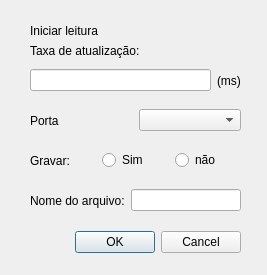
<?xml version="1.0" encoding="UTF-8"?>
<ui version="4.0">
 <class>Iniciar</class>
 <widget class="QDialog" name="Iniciar">
  <property name="geometry">
   <rect>
    <x>0</x>
    <y>0</y>
    <width>267</width>
    <height>275</height>
   </rect>
  </property>
  <property name="windowTitle">
   <string>Dialog</string>
  </property>
  <widget class="QDialogButtonBox" name="buttonBox">
   <property name="geometry">
    <rect>
     <x>30</x>
     <y>230</y>
     <width>211</width>
     <height>25</height>
    </rect>
   </property>
   <property name="orientation">
    <enum>Qt::Horizontal</enum>
   </property>
   <property name="standardButtons">
    <set>QDialogButtonBox::Cancel|QDialogButtonBox::Ok</set>
   </property>
  </widget>
  <widget class="QWidget" name="horizontalLayoutWidget_4">
   <property name="geometry">
    <rect>
     <x>30</x>
     <y>180</y>
     <width>211</width>
     <height>41</height>
    </rect>
   </property>
   <layout class="QHBoxLayout" name="horizontalLayout_5">
    <item>
     <widget class="QLabel" name="label_5">
      <property name="text">
       <string>Nome do arquivo:</string>
      </property>
     </widget>
    </item>
    <item>
     <widget class="QLineEdit" name="nome"/>
    </item>
   </layout>
  </widget>
  <widget class="QWidget" name="horizontalLayoutWidget_3">
   <property name="geometry">
    <rect>
     <x>30</x>
     <y>140</y>
     <width>211</width>
     <height>41</height>
    </rect>
   </property>
   <layout class="QHBoxLayout" name="horizontalLayout_4">
    <item>
     <widget class="QLabel" name="label_4">
      <property name="text">
       <string>Gravar:</string>
      </property>
     </widget>
    </item>
    <item>
     <widget class="QRadioButton" name="sim">
      <property name="text">
       <string>Sim</string>
      </property>
     </widget>
    </item>
    <item>
     <widget class="QRadioButton" name="nao">
      <property name="text">
       <string>não</string>
      </property>
     </widget>
    </item>
   </layout>
  </widget>
  <widget class="QLabel" name="label">
   <property name="geometry">
    <rect>
     <x>30</x>
     <y>20</y>
     <width>101</width>
     <height>21</height>
    </rect>
   </property>
   <property name="text">
    <string>Iniciar leitura</string>
   </property>
  </widget>
  <widget class="QLabel" name="label_2">
   <property name="geometry">
    <rect>
     <x>30</x>
     <y>40</y>
     <width>281</width>
     <height>21</height>
    </rect>
   </property>
   <property name="text">
    <string>Taxa de atualização:</string>
   </property>
  </widget>
  <widget class="QWidget" name="horizontalLayoutWidget_2">
   <property name="geometry">
    <rect>
     <x>30</x>
     <y>60</y>
     <width>211</width>
     <height>41</height>
    </rect>
   </property>
   <layout class="QHBoxLayout" name="horizontalLayout_3">
    <item>
     <widget class="QLineEdit" name="bound"/>
    </item>
    <item>
     <widget class="QLabel" name="label_3">
      <property name="text">
       <string>(ms)</string>
      </property>
     </widget>
    </item>
   </layout>
  </widget>
  <widget class="QWidget" name="horizontalLayoutWidget">
   <property name="geometry">
    <rect>
     <x>30</x>
     <y>100</y>
     <width>211</width>
     <height>41</height>
    </rect>
   </property>
   <layout class="QHBoxLayout" name="horizontalLayout">
    <item>
     <widget class="QLabel" name="label_6">
      <property name="text">
       <string>Porta</string>
      </property>
     </widget>
    </item>
    <item>
     <widget class="QComboBox" name="comboBox"/>
    </item>
   </layout>
  </widget>
 </widget>
 <resources/>
 <connections>
  <connection>
   <sender>buttonBox</sender>
   <signal>accepted()</signal>
   <receiver>Iniciar</receiver>
   <slot>accept()</slot>
   <hints>
    <hint type="sourcelabel">
     <x>248</x>
     <y>254</y>
    </hint>
    <hint type="destinationlabel">
     <x>157</x>
     <y>274</y>
    </hint>
   </hints>
  </connection>
  <connection>
   <sender>buttonBox</sender>
   <signal>rejected()</signal>
   <receiver>Iniciar</receiver>
   <slot>reject()</slot>
   <hints>
    <hint type="sourcelabel">
     <x>316</x>
     <y>260</y>
    </hint>
    <hint type="destinationlabel">
     <x>286</x>
     <y>274</y>
    </hint>
   </hints>
  </connection>
 </connections>
</ui>
